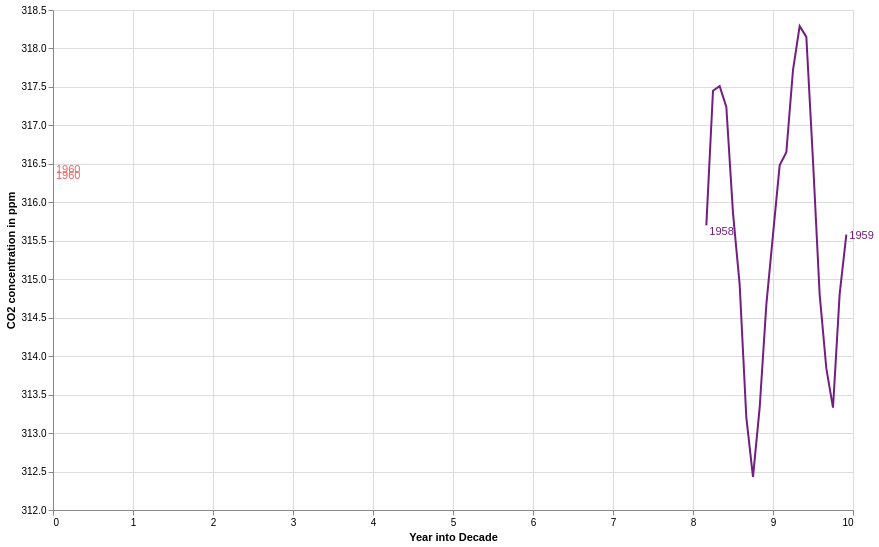

Vega-Lite specification for this chart:
### Vega-Lite specification from a JSON file in a GitHub repository (floating-point values rounded to 4 significant figures)
{"$schema": "https://vega.github.io/schema/vega-lite/v5.json", "data": {"values": [{"Date": "1958-03-01", "CO2": 315.7}, {"Date": "1958-04-01", "CO2": 317.4}, {"Date": "1958-05-01", "CO2": 317.5}, {"Date": "1958-06-01", "CO2": 317.2}, {"Date": "1958-07-01", "CO2": 315.9}, {"Date": "1958-08-01", "CO2": 314.9}, {"Date": "1958-09-01", "CO2": 313.2}, {"Date": "1958-10-01", "CO2": 312.4}, {"Date": "1958-11-01", "CO2": 313.3}, {"Date": "1958-12-01", "CO2": 314.7}, {"Date": "1959-01-01", "CO2": 315.6}, {"Date": "1959-02-01", "CO2": 316.5}, {"Date": "1959-03-01", "CO2": 316.6}, {"Date": "1959-04-01", "CO2": 317.7}, {"Date": "1959-05-01", "CO2": 318.3}, {"Date": "1959-06-01", "CO2": 318.1}, {"Date": "1959-07-01", "CO2": 316.5}, {"Date": "1959-08-01", "CO2": 314.8}, {"Date": "1959-09-01", "CO2": 313.8}, {"Date": "1959-10-01", "CO2": 313.3}, {"Date": "1959-11-01", "CO2": 314.8}, {"Date": "1959-12-01", "CO2": 315.6}, {"Date": "1960-01-01", "CO2": 316.4}], "format": {"parse": {"Date": "utc:'%Y-%m-%d'"}}}, "width": 800, "height": 500, "transform": [{"calculate": "year(datum.Date)", "as": "year"}, {"calculate": "floor(datum.year / 10)", "as": "decade"}, {"calculate": "(datum.year % 10) + (month(datum.Date)/12)", "as": "scaled_date"}, {"calculate": "datum.first_date === datum.scaled_date ? 'first' : datum.last_date === datum.scaled_date ? 'last' : null", "as": "end"}], "encoding": {"x": {"type": "quantitative", "title": "Year into Decade", "axis": {"tickCount": 11}}, "y": {"title": "CO2 concentration in ppm", "type": "quantitative", "scale": {"zero": false}}, "color": {"field": "decade", "type": "ordinal", "scale": {"scheme": "magma"}, "legend": null}}, "layer": [{"mark": "line", "encoding": {"x": {"field": "scaled_date"}, "y": {"field": "CO2"}}}, {"mark": {"type": "text", "baseline": "top", "aria": false}, "encoding": {"x": {"aggregate": "min", "field": "scaled_date"}, "y": {"aggregate": {"argmin": "scaled_date"}, "field": "CO2"}, "text": {"aggregate": {"argmin": "scaled_date"}, "field": "year"}}}, {"mark": {"type": "text", "aria": false}, "encoding": {"x": {"aggregate": "max", "field": "scaled_date"}, "y": {"aggregate": {"argmax": "scaled_date"}, "field": "CO2"}, "text": {"aggregate": {"argmax": "scaled_date"}, "field": "year"}}}], "config": {"text": {"align": "left", "dx": 3, "dy": 1}}}
